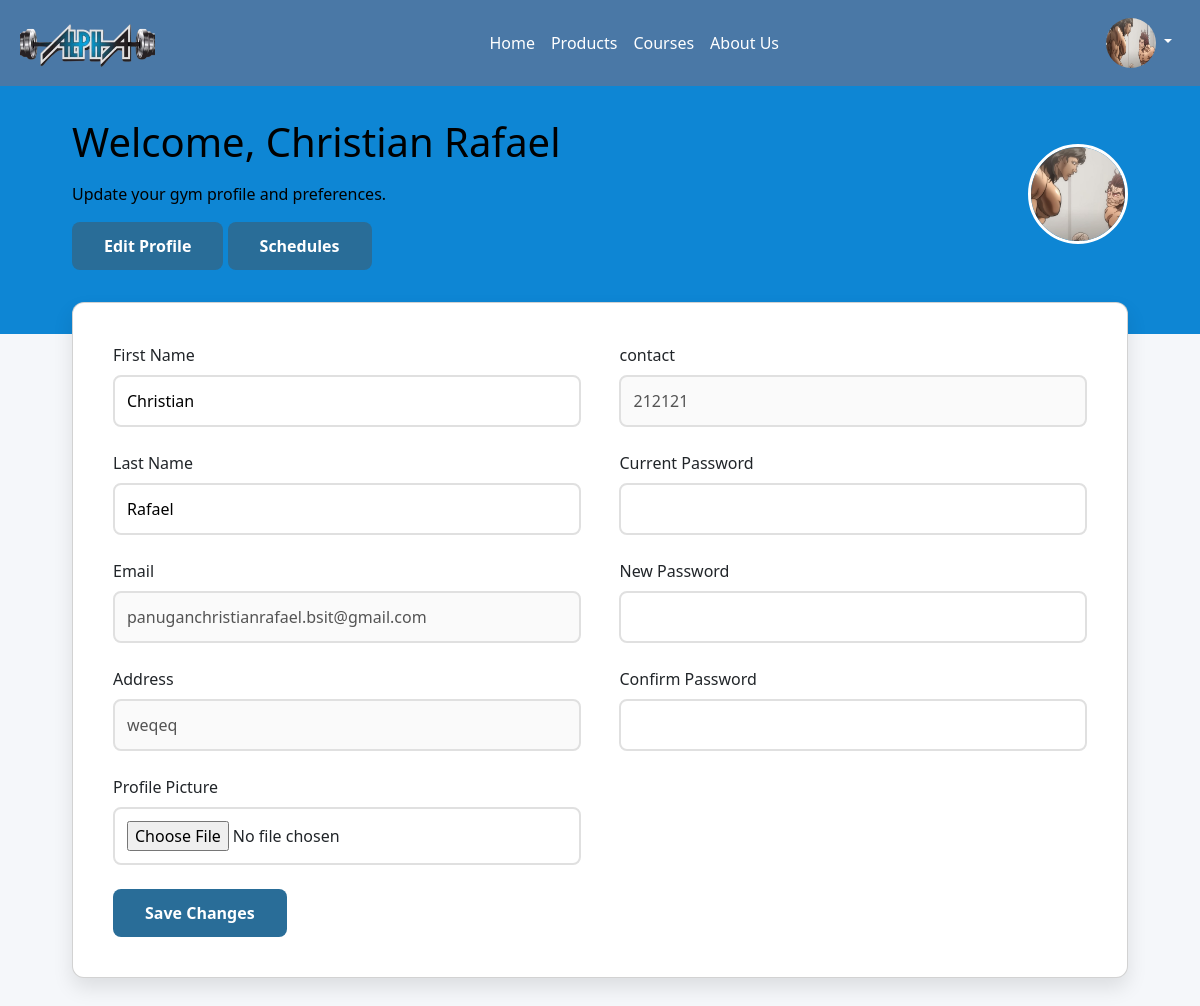
The page /user/profile.php (signed in) on the database its author committed.
### tables this page shows
CREATE TABLE `user` (
  `user_id` int(11) NOT NULL,
  `Fname` varchar(255) NOT NULL,
  `Lname` varchar(255) NOT NULL,
  `email` varchar(100) NOT NULL,
  `address` varchar(255) NOT NULL,
  `password` varchar(255) NOT NULL,
  `contact` bigint(12) NOT NULL,
  `role` enum('admin','user','member') NOT NULL DEFAULT 'user',
  `image` varchar(100) NOT NULL,
  `status` varchar(50) NOT NULL,
  `code` mediumint(11) NOT NULL,
  `membership_id` int(11) DEFAULT NULL,
  `points` varchar(1000) NOT NULL,
  `SerialCard` varchar(25) NOT NULL,
  `DateRegistered` date NOT NULL,
  `CardExpiration` date NOT NULL,
  `role_updated_at` timestamp NOT NULL DEFAULT current_timestamp() ON UPDATE current_timestamp()
);

### user/profile.php (the view, shortened to what this page needs)
<?php
include("navbar.php");
include("../database/connection.php");
$user_id = $_SESSION['user_id'];
$select = mysqli_query($conn, "SELECT * FROM `user` WHERE user_id = '$user_id'") or die('Query failed');
if (mysqli_num_rows($select) > 0) {
    $fetch = mysqli_fetch_assoc($select);
} else {
    die("User not found in database.");
}
?>
    <!DOCTYPE html>
<html lang="en">
<head>
    <link href="https://cdnjs.cloudflare.com/ajax/libs/font-awesome/6.0.0-beta3/css/all.min.css" rel="stylesheet">
</head>
<body>
<section class="profile-section">
    <div class="header">
        <div class="container">
            <div class="header-content">
                <div class="header-text">
                  <h1>Welcome, <?php echo $fetch['Fname'] . " " . $fetch['Lname']; ?></h1>
                    <p>Update your gym profile and preferences.</p>
                    <button id="editProfileBtn">Edit Profile</button> <button  id="schedules">Schedules</button>
                </div>
                <div class="avatar-container">
    <?php
    $select = mysqli_query($conn, "SELECT * FROM `user` WHERE user_id = '$user_id'") or die('Query failed');
    if (mysqli_num_rows($select) > 0) {
        $fetch = mysqli_fetch_assoc($select);
    }
    if (!empty($fetch['image'])) {
        echo '<img class="avatar" src="../images/' . $fetch['image'] . '" alt="Profile Picture">';
    } else {
        echo '<img class="avatar" src="../pictures/userlogo.png" alt="Default Profile Picture">';
    }
    ?>
</div>
            </div>
        </div>
    </div>
    <div class="content">
        <div class="container">
            <div class="card">
                <div class="card-body">
                    <form id="profileForm" method="POST" enctype="multipart/form-data">
                        <div class="form-container">
                            <div class="left-side">
                                <div class="form-group">
                                    <label for="Fname">First Name</label>
                                    <input type="text" id="Fname" name="Fname" value="<?php echo $fetch['Fname']; ?>">
                                </div>
                                <div class="form-group">
                                    <label for="Lname">Last Name</label>
                                    <input type="text" id="Lname" name="Lname"  value="<?php echo $fetch['Lname']; ?>">
                                </div>
                                <div class="form-group">
                                    <label for="email">Email</label>
                                    <input type="text" id="email" name="email"  value="<?php echo $fetch['email']; ?>" disabled>
                                </div>
                                <div class="form-group">
                                    <label for="address">Address</label>
                                    <input type="text" id="address" name="address"  value="<?php echo $fetch['address']; ?>" disabled>
                                </div>
                                <div class="form-group">
                                    <label for="profile_picture">Profile Picture</label>
                                    <input type="file" id="profile_picture" name="profile_picture" accept="image/jpg, image/jpeg, image/png">
                                </div>
                            </div>
                            <div class="right-side">
                              <div class="form-group">
                                  <label for="contact">contact</label>
                                  <input type="text" id="contact" name="contact"  value="<?php echo $fetch['contact']; ?>" disabled>
                              </div>
                                <div class="form-group">
                                    <label for="current_password">Current Password</label>
                                    <input type="password" id="current_password" name="current_password">
                                </div>
                                <div class="form-group">
                                    <label for="new_password">New Password</label>
                                    <input type="password" id="new_password" name="new_password">
                                </div>
                                <div class="form-group">
                                    <label for="confirm_password">Confirm Password</label>
                                    <input type="password" id="confirm_password" name="confirm_password">
                                </div>
                            </div>
                        </div>
                        <button type="submit" name="save_changes"id="saveChangesBtn" >Save Changes</button>
                    </form>
                </div>
            </div>
        </div>
    </div>
</section>
  </body>
</html>

### user/navbar.php (shortened to what this page needs)
<?php
include "../database/connection.php";
$user_id = $_SESSION['user_id'] ?? null;
?>
<!DOCTYPE html>
<html lang="en">
<head>
    <link href="https://cdn.jsdelivr.net/npm/bootstrap@5.3.3/dist/css/bootstrap.min.css" rel="stylesheet">
    <link rel="stylesheet" href="../user/navbar.css">
    <link rel="stylesheet" href="https://cdnjs.cloudflare.com/ajax/libs/font-awesome/6.0.0/css/all.min.css">
</head>
<body>
    <nav class="navbar navbar-expand-lg">
        <a class="navbar-brand d-flex align-items-center" href="#">
            <img src="../pictures/alphalogonew.png" alt="Logo">
        </a>
        <div class="collapse navbar-collapse justify-content-center" id="navbarNav">
    <div class="d-flex justify-content-center w-100">
        <ul class="navbar-nav align-items-center">
            <li class="nav-item"><a class="nav-link" href="../user/index.php">Home</a></li>
            <li class="nav-item"><a class="nav-link" href="../user/index.php#products">Products</a></li>
            <li class="nav-item"><a class="nav-link" href="../user/index.php#courses">Courses</a></li>
            <li class="nav-item"><a class="nav-link" href="../user/aboutus.php">About Us</a></li>
        </ul>
    </div>
    <ul class="navbar-nav ms-auto">
        <li class="nav-item dropdown">
            <a class="nav-link dropdown-toggle" href="#" id="userDropdown" role="button" data-bs-toggle="dropdown">
                <?php
                $select = mysqli_query($conn, "SELECT image FROM `user` WHERE user_id = '$user_id'") or die('Query failed');
                if (mysqli_num_rows($select) > 0) {
                    $fetch = mysqli_fetch_assoc($select);
                }
                if (!empty($fetch['image'])) {
                    echo '<img class="rounded-circle" src="../images/' . $fetch['image'] . '" alt="Profile Picture" width="50" height="50">';
                } else {
                    echo '<img class="rounded-circle" src="../pictures/profilelogo.png" alt="Default Profile Picture" width="50" height="50">';
                }
                ?>
            </a>
        </li>
    </ul>
</div>
    </nav>
</body>
</html>

### user/navbar.css (style rules this page uses)
.navbar { background-color: #4a78a6 !important; padding: 10px 20px; transition: background-color 0.3s ease-in-out; }
.navbar .navbar-brand img { max-height: 50px; }
.navbar-nav .nav-link { color: white !important; font-weight: 500; transition: color 0.3s ease; }

### user/profile.php (style rules this page uses)
:root { --primary-color: #1c4966; --secondary-color: #296d98; --background-color: #f5f7fa; --text-color: #333; --card-background: #ffffff; }
* { margin: 0; padding: 0; box-sizing: border-box; }
body { background-color: var(--background-color); color: var(--text-color); }
.profile-section { min-height: 100vh; display: flex; flex-direction: column; }
.header { background: #0E86D4; color: black; padding: 2rem 0 4rem; display: flex; justify-content: space-between; align-items: center; }
.container { width: 90%; max-width: 1200px; margin: 0 auto; }
.header-content { display: flex; justify-content: space-between; align-items: center; flex-wrap: wrap; }
.header-text { flex: 1; min-width: 200px; }
.avatar-container { width: 100px; height: 100px; }
.avatar { width: 100%; height: 100%; border-radius: 50%; border: 3px solid white; object-fit: cover; }
h1 { font-size: 2.5rem; margin-bottom: 1rem; }
.content { margin-top: -2rem; padding-bottom: 2rem; }
.card { background-color: var(--card-background); border-radius: 12px; box-shadow: 0 10px 20px rgba(0, 0, 0, 0.1); padding: 1.5rem; margin-bottom: 2rem; }
.form-container { display: flex; justify-content: space-between; flex-wrap: wrap; }
.form-group { margin-bottom: 1.5rem; }
.left-side, .right-side { width: 48%; }
.form-group label { font-size: 1rem; display: block; margin-bottom: 0.5rem; }
input[type="text"], input[type="password"], input[type="file"] { width: 100%; padding: 0.75rem; border: 2px solid #e0e0e0; border-radius: 8px; font-size: 1rem; }
button { display: inline-block; padding: 0.75rem 2rem; background-color: var(--secondary-color); color: white; border-radius: 8px; font-weight: 600; cursor: pointer; border: none; }

### rows shown on the page
user: image (picture), Fname "Christian", Lname "Rafael", email "panuganchristianrafael.bsit@gmail.com", address "weqeq", contact "212121"
